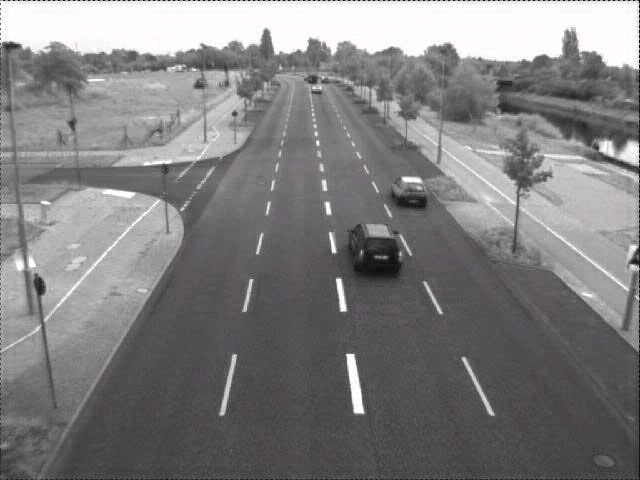
#> input picture frame 12 of Object Trajectory Calculation/RuskaUfer25A.avi, 640 x 480 px, given in place of TownCentreXVID.avi, which was not available
$ python gmm_vec.py
#> lines starting #> are read from the running program, lines starting #| are printed output that depends on the picture; pictures that were not available may be replaced by others from this repository, and a replacement may not be noted
from __future__ import division
import numpy as np
import cv2
import math
from PIL import Image as im
vid= cv2.VideoCapture('TownCentreXVID.avi')

#i'm trying to divide my image into foreground and background (2 classes)
mean1= 170
var1=2

mean2= 50
var2=5

w1=0.5 #weight of class 1, their summation has to be 1
w2=0.5 #weight of class 2


t=100
alpha=1/(t+0.00001)
print(alpha)


count =0
fps= int(vid.get(cv2.CAP_PROP_FPS))
print(fps)
width= int(vid.get(cv2.CAP_PROP_FRAME_WIDTH))
height= int(vid.get(cv2.CAP_PROP_FRAME_HEIGHT))
fourcc = cv2.VideoWriter_fourcc(*'XVID')
# GMM foregroundvideo
out2= cv2.VideoWriter('foreground.avi', cv2.VideoWriter_fourcc(*'DIVX'), 30, (width,height),0)


ret, frame = vid.read()
#> frame is the input picture: shape (480, 640, 3); mean B, G, R 128.7, 126.2, 128.3

grayscaled = cv2.cvtColor(frame,cv2.COLOR_BGR2GRAY)

gaussian1 = np.zeros((height,width))

w1_mat = np.full((height,width), w1)
w2_mat = np.full((height,width), w2)

var1_mat = np.full((height,width), var1)
var2_mat = np.full((height,width), var2)

mean1_mat = np.full((height,width), mean1)
mean2_mat = np.full((height,width), mean2)

oA=np.zeros((height,width))
oB=np.zeros((height,width))
beta1 = 0
beta2 = 0
while(vid.isOpened()):
    ret, frame = vid.read()
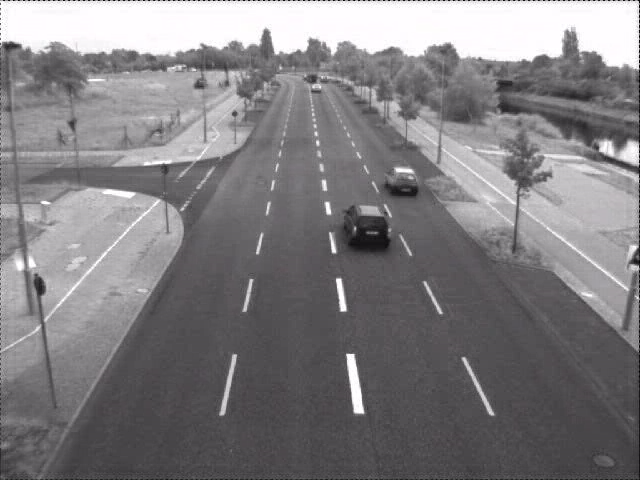
#> input picture frame 13 of Object Trajectory Calculation/RuskaUfer25A.avi, 640 x 480 px, given in place of TownCentreXVID.avi, which was not available
#> frame is the input picture: shape (480, 640, 3); mean B, G, R 128.8, 126.3, 128.5
    grayscaled = cv2.cvtColor(frame,cv2.COLOR_BGR2GRAY)

    std1=var1_mat**(1/2)
    a= (1/(np.sqrt(2*np.pi)*std1)) * (np.exp( (-1/(2*(std1**2)) ) * ((grayscaled-mean1_mat)**2) ) )
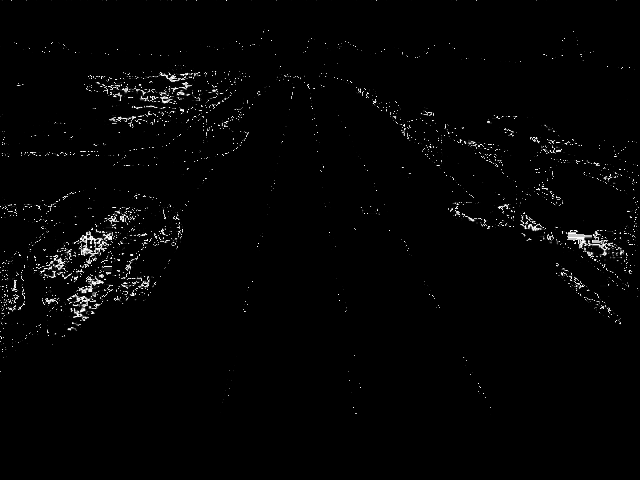
#> a: shape (480, 640) float64; min 0, max 0.282, mean 0.0044; drawn with min black and max white

    std2= var2_mat**(1/2)
    b= (1/(np.sqrt(2*np.pi)*std2)) * ( np.exp( (-1/(2*(std2**2)) ) * ((grayscaled-mean2_mat)**2) ) )
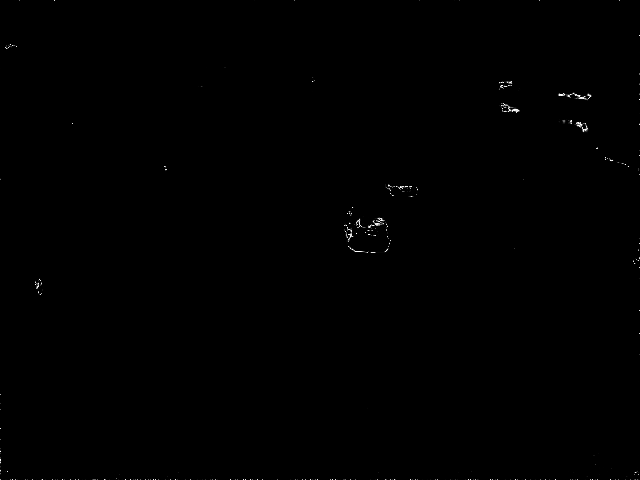
#> b: shape (480, 640) float64; min 0, max 0.178, mean 0.000299; drawn with min black and max white

    tempa= a*w1_mat
    tempb= b*w2_mat

    gaussian1[ tempa > tempb] = 255
    gaussian1[ tempa <= tempb] = 0

    oA[ tempa > tempb] = 1
    oA[ tempa <= tempb] = 0

    oB[ tempb > tempa] = 1
    oB[ tempb <= tempa] = 0

    beta1= (grayscaled[ tempa > tempb] -mean1)
    beta2= (grayscaled[ tempa <= tempb]-mean2)

    b1= (grayscaled -mean1)
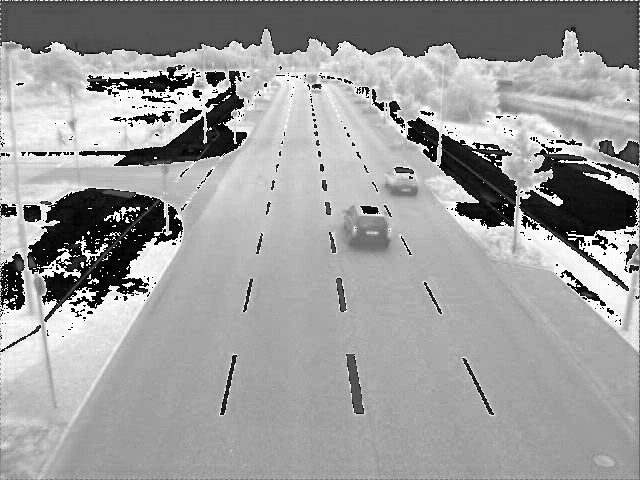
#> b1: shape (480, 640); min 0, max 255, mean 156.8
    b2= (grayscaled -mean2)
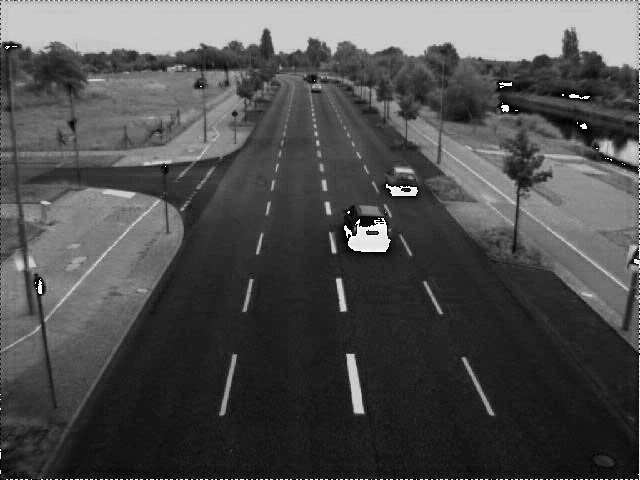
#> b2: shape (480, 640); min 0, max 255, mean 79.4


    w1_mat = w1_mat +  alpha * (oA - w1_mat)  #* (len(beta1)) )
    mean1_mat = mean1_mat + ( (alpha / (w1_mat + 0.00001) ) * (oA * b1) )
    var1_mat = var1_mat + oA * ( (alpha / (w1_mat + 0.00001) ) * ( ( ( (oA * b1)**2 ) - (var1_mat) ) ) )
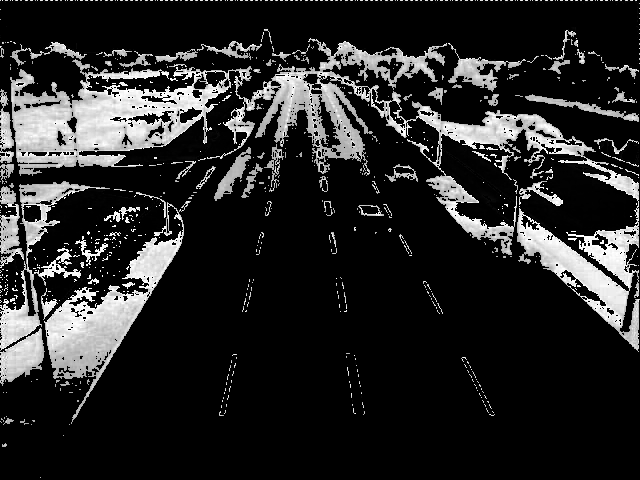
#> var1_mat: shape (480, 640) float64; min 1.96, max 1289.6, mean 203.4; drawn with min black and max white

    w2_mat = w2_mat +  alpha * (oB - w2_mat)
    mean2_mat = mean2_mat + ( (alpha / (w2_mat + 0.00001) ) * (oB * b2) )
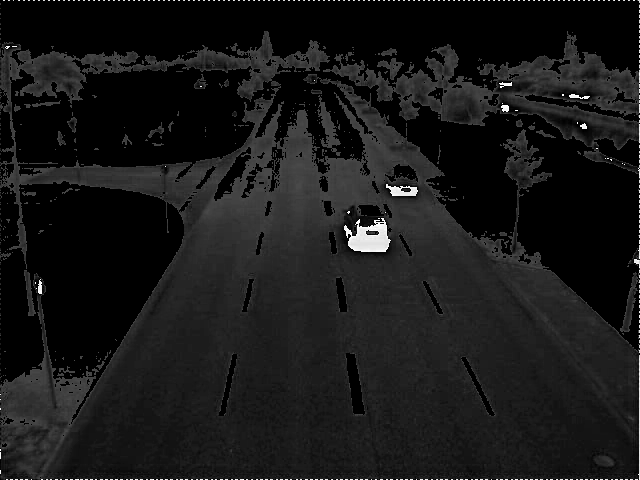
#> mean2_mat: shape (480, 640) float64; min 50, max 55.05, mean 50.5; drawn with min black and max white
    var2_mat = var2_mat + oB * ( (alpha / (w2_mat + 0.00001) ) * ( ( ( (oB * b2)**2 ) - (var2_mat) ) ) )


    ww1 = w1_mat / (w1_mat + w2_mat)
    ww2 = w2_mat / (w1_mat + w2_mat)

    w1_mat = ww1
    w2_mat = ww2

    out2.write(gaussian1.astype("uint8"))
    #cv2.imshow("aaa",gaussian1)
    cv2.waitKey(1)


    if ret==False:
        break
    if cv2.waitKey(fps) & 0xFF == ord('q'): #to quit the video
#> (key q is pressed here)
        cv2.destroyAllWindows()
        break

vid.release()
out2.release()
cv2.destroyAllWindows()

$ run again, starting later in the video
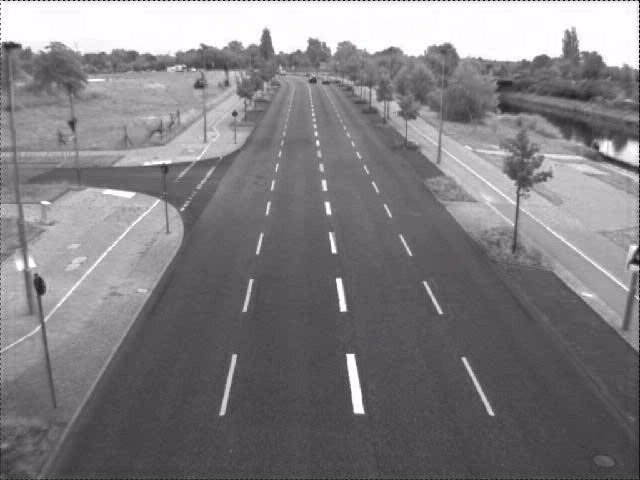
#> input picture frame 57 of Object Trajectory Calculation/RuskaUfer25A.avi, 640 x 480 px, given in place of TownCentreXVID.avi, which was not available
#> frame is the input picture: shape (480, 640, 3); mean B, G, R 129.1, 126.6, 128.7
#> `var1_mat = var1_mat + oA * ( (alpha / (w1_mat + 0.00001) ) * ( ( ( (oA..`:
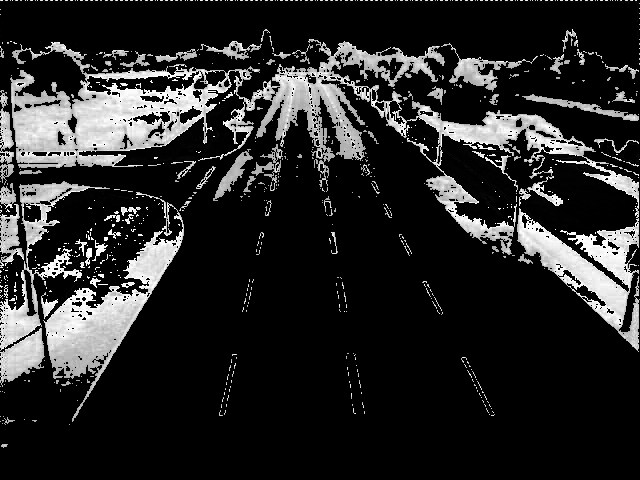
#> var1_mat: shape (480, 640) float64; min 1.96, max 1289.6, mean 203.5; drawn with min black and max white
#> `mean2_mat = mean2_mat + ( (alpha / (w2_mat + 0.00001) ) * (oB * b2) )`:
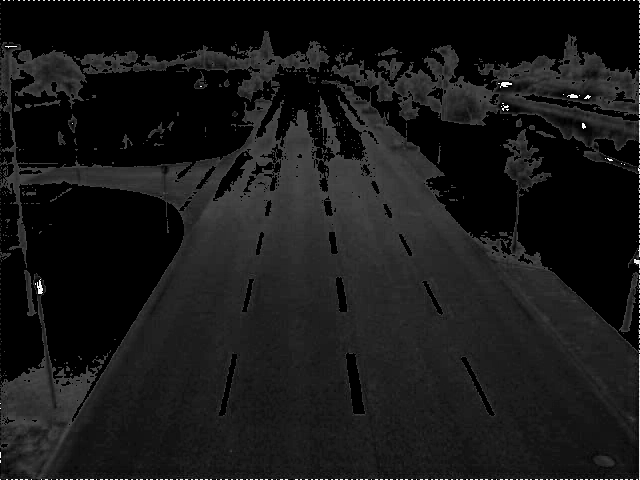
#> mean2_mat: shape (480, 640) float64; min 50, max 55.05, mean 50.5; drawn with min black and max white

$ run again, starting later in the video
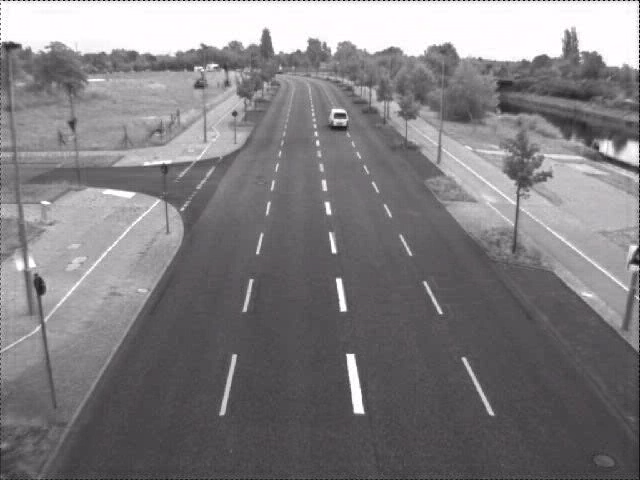
#> input picture frame 102 of Object Trajectory Calculation/RuskaUfer25A.avi, 640 x 480 px, given in place of TownCentreXVID.avi, which was not available
#> frame is the input picture: shape (480, 640, 3); mean B, G, R 128.7, 126.2, 128.3
#> `var1_mat = var1_mat + oA * ( (alpha / (w1_mat + 0.00001) ) * ( ( ( (oA..`:
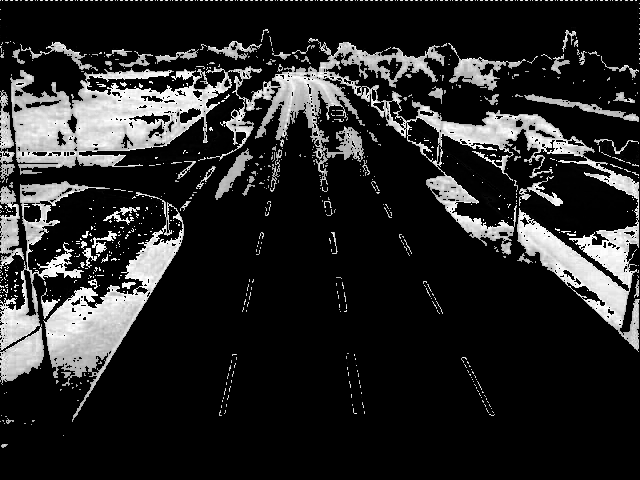
#> var1_mat: shape (480, 640) float64; min 1.96, max 1289.6, mean 202.8; drawn with min black and max white
#> `mean2_mat = mean2_mat + ( (alpha / (w2_mat + 0.00001) ) * (oB * b2) )`:
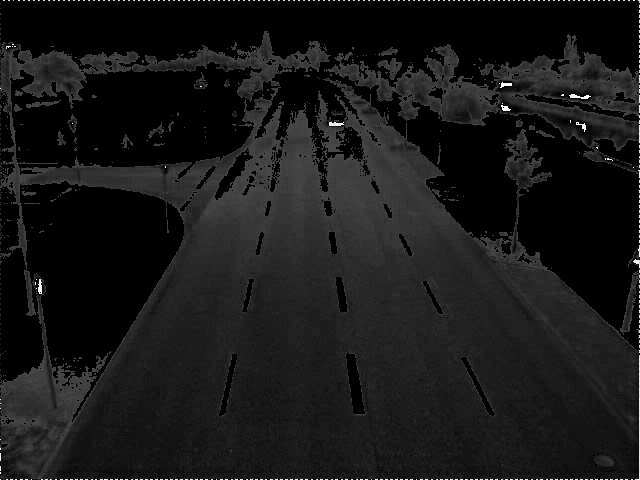
#> mean2_mat: shape (480, 640) float64; min 50, max 55.05, mean 50.5; drawn with min black and max white
